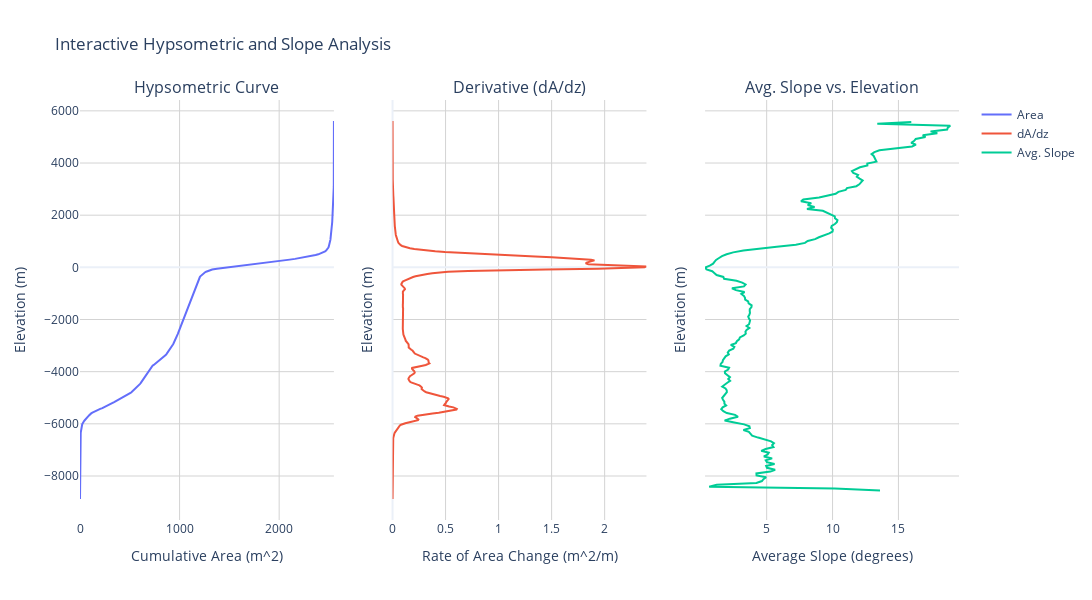

Write notebook code for a chart like this one.
### Code cell
# Step 1: Elevation Classification
interactive_classify_and_slope(
    dem_path=input_dem,
    classified_output_path=output_classified,
    slope_output_path=output_slope,
    # num_bins=500
)

### Figure 1 — Plotly figure (JSON) as saved in the notebook; plotly's stock layout.template omitted (floating-point values rounded to 4 significant figures; data arrays with more than 128 entries replaced by an {"elided": "..."} marker saying what was removed)
{"data": [{"mode": "lines", "name": "Area", "type": "scatter", "x": {"elided": "500 float values"}, "xaxis": "x", "y": {"elided": "500 float values"}, "yaxis": "y"}, {"mode": "lines", "name": "dA/dz", "type": "scatter", "x": {"elided": "500 float values"}, "xaxis": "x2", "y": {"elided": "500 float values"}, "yaxis": "y2"}, {"mode": "lines", "name": "Avg. Slope", "type": "scatter", "x": {"elided": "200 float values"}, "xaxis": "x3", "y": {"elided": "200 float values"}, "yaxis": "y3"}], "layout": {"annotations": [{"font": {"size": 16}, "showarrow": false, "text": "Hypsometric Curve", "x": 0.1444, "xanchor": "center", "xref": "paper", "y": 1, "yanchor": "bottom", "yref": "paper"}, {"font": {"size": 16}, "showarrow": false, "text": "Derivative (dA/dz)", "x": 0.5, "xanchor": "center", "xref": "paper", "y": 1, "yanchor": "bottom", "yref": "paper"}, {"font": {"size": 16}, "showarrow": false, "text": "Avg. Slope vs. Elevation", "x": 0.8556, "xanchor": "center", "xref": "paper", "y": 1, "yanchor": "bottom", "yref": "paper"}], "height": 600, "hovermode": "y unified", "title": {"text": "Interactive Hypsometric and Slope Analysis"}, "width": 1500, "xaxis": {"anchor": "y", "domain": [0, 0.2889], "gridcolor": "LightGray", "gridwidth": 1, "showgrid": true, "showspikes": true, "spikedash": "dot", "spikemode": "across", "spikethickness": 1, "title": {"text": "Cumulative Area (m^2)"}}, "xaxis2": {"anchor": "y2", "domain": [0.3556, 0.6444], "gridcolor": "LightGray", "gridwidth": 1, "showgrid": true, "showspikes": true, "spikedash": "dot", "spikemode": "across", "spikethickness": 1, "title": {"text": "Rate of Area Change (m^2/m)"}}, "xaxis3": {"anchor": "y3", "domain": [0.7111, 1], "gridcolor": "LightGray", "gridwidth": 1, "showgrid": true, "showspikes": true, "spikedash": "dot", "spikemode": "across", "spikethickness": 1, "title": {"text": "Average Slope (degrees)"}}, "yaxis": {"anchor": "x", "domain": [0, 1], "gridcolor": "LightGray", "gridwidth": 1, "showgrid": true, "showspikes": true, "spikedash": "dot", "spikemode": "across", "spikethickness": 1, "title": {"text": "Elevation (m)"}}, "yaxis2": {"anchor": "x2", "domain": [0, 1], "gridcolor": "LightGray", "gridwidth": 1, "matches": "y", "showgrid": true, "showspikes": true, "showticklabels": false, "spikedash": "dot", "spikemode": "across", "spikethickness": 1, "title": {"text": "Elevation (m)"}}, "yaxis3": {"anchor": "x3", "domain": [0, 1], "gridcolor": "LightGray", "gridwidth": 1, "matches": "y", "showgrid": true, "showspikes": true, "showticklabels": false, "spikedash": "dot", "spikemode": "across", "spikethickness": 1, "title": {"text": "Elevation (m)"}}}}
